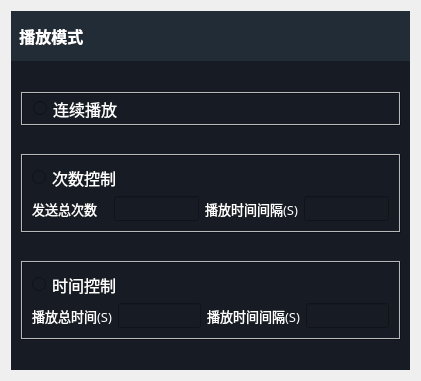
     <widget class="QFrame" name="frame_5">
      <property name="geometry">
       <rect>
        <x>300</x>
        <y>170</y>
        <width>421</width>
        <height>381</height>
       </rect>
      </property>
      <property name="frameShape">
       <enum>QFrame::NoFrame</enum>
      </property>
      <property name="frameShadow">
       <enum>QFrame::Sunken</enum>
      </property>
      <property name="lineWidth">
       <number>1</number>
      </property>
      <property name="midLineWidth">
       <number>0</number>
      </property>
      <layout class="QVBoxLayout" name="verticalLayout_4">
       <property name="spacing">
        <number>0</number>
       </property>
       <item>
        <widget class="QLabel" name="label_7">
         <property name="sizePolicy">
          <sizepolicy hsizetype="Preferred" vsizetype="Fixed">
           <horstretch>0</horstretch>
           <verstretch>0</verstretch>
          </sizepolicy>
         </property>
         <property name="minimumSize">
          <size>
           <width>0</width>
           <height>50</height>
          </size>
         </property>
         <property name="maximumSize">
          <size>
           <width>16777215</width>
           <height>50</height>
          </size>
         </property>
         <property name="font">
          <font>
           <family>微软雅黑</family>
           <pointsize>12</pointsize>
           <weight>75</weight>
           <bold>true</bold>
          </font>
         </property>
         <property name="styleSheet">
          <string notr="true">color:rgb(255, 255, 255);
background:rgb(34, 44, 54);</string>
         </property>
         <property name="text">
          <string>  播放模式</string>
         </property>
        </widget>
       </item>
       <item>
        <widget class="QWidget" name="widget_6" native="true">
         <property name="styleSheet">
          <string notr="true">background:rgb(22, 27, 36);</string>
         </property>
         <layout class="QVBoxLayout" name="verticalLayout_11">
          <item>
           <widget class="QFrame" name="frame3">
            <property name="sizePolicy">
             <sizepolicy hsizetype="Preferred" vsizetype="Fixed">
              <horstretch>0</horstretch>
              <verstretch>0</verstretch>
             </sizepolicy>
            </property>
            <property name="minimumSize">
             <size>
              <width>0</width>
              <height>30</height>
             </size>
            </property>
            <property name="maximumSize">
             <size>
              <width>16777215</width>
              <height>35</height>
             </size>
            </property>
            <property name="frameShape">
             <enum>QFrame::Box</enum>
            </property>
            <property name="frameShadow">
             <enum>QFrame::Raised</enum>
            </property>
            <property name="lineWidth">
             <number>1</number>
            </property>
            <property name="midLineWidth">
             <number>1</number>
            </property>
            <layout class="QHBoxLayout" name="horizontalLayout_11">
             <property name="leftMargin">
              <number>10</number>
             </property>
             <property name="topMargin">
              <number>5</number>
             </property>
             <property name="bottomMargin">
              <number>5</number>
             </property>
             <item>
              <widget class="QRadioButton" name="loopRadio">
               <property name="font">
                <font>
                 <family>微软雅黑</family>
                 <pointsize>12</pointsize>
                 <weight>50</weight>
                 <bold>false</bold>
                </font>
               </property>
               <property name="styleSheet">
                <string notr="true">color:rgb(255, 255, 255);

</string>
               </property>
               <property name="text">
                <string>连续播放</string>
               </property>
              </widget>
             </item>
            </layout>
           </widget>
          </item>
          <item>
           <widget class="QFrame" name="frame4">
            <property name="sizePolicy">
             <sizepolicy hsizetype="Preferred" vsizetype="Fixed">
              <horstretch>0</horstretch>
              <verstretch>0</verstretch>
             </sizepolicy>
            </property>
            <property name="minimumSize">
             <size>
              <width>0</width>
              <height>60</height>
             </size>
            </property>
            <property name="maximumSize">
             <size>
              <width>16777215</width>
              <height>80</height>
             </size>
            </property>
            <property name="frameShape">
             <enum>QFrame::Box</enum>
            </property>
            <property name="frameShadow">
             <enum>QFrame::Raised</enum>
            </property>
            <property name="lineWidth">
             <number>1</number>
            </property>
            <property name="midLineWidth">
             <number>1</number>
            </property>
            <layout class="QVBoxLayout" name="verticalLayout_10">
             <item>
              <widget class="QRadioButton" name="countRadio">
               <property name="font">
                <font>
                 <family>微软雅黑</family>
                 <pointsize>12</pointsize>
                 <weight>50</weight>
                 <bold>false</bold>
                </font>
               </property>
               <property name="styleSheet">
                <string notr="true">color:rgb(255, 255, 255);</string>
               </property>
               <property name="text">
                <string>次数控制</string>
               </property>
              </widget>
             </item>
             <item>
              <layout class="QHBoxLayout" name="horizontalLayout_12">
               <item>
                <widget class="QLabel" name="label_10">
                 <property name="font">
                  <font>
                   <family>微软雅黑</family>
                   <pointsize>10</pointsize>
                   <weight>50</weight>
                   <bold>false</bold>
                  </font>
                 </property>
                 <property name="styleSheet">
                  <string notr="true">color:rgb(255, 255, 255);</string>
                 </property>
                 <property name="text">
                  <string>发送总次数   </string>
                 </property>
                </widget>
               </item>
               <item>
                <widget class="QLineEdit" name="countEdit">
                 <property name="minimumSize">
                  <size>
                   <width>0</width>
                   <height>25</height>
                  </size>
                 </property>
                 <property name="styleSheet">
                  <string notr="true">color:rgb(255, 255, 255);</string>
                 </property>
                </widget>
               </item>
               <item>
                <widget class="QLabel" name="label_11">
                 <property name="font">
                  <font>
                   <family>微软雅黑</family>
                   <pointsize>10</pointsize>
                   <weight>50</weight>
                   <bold>false</bold>
                  </font>
                 </property>
                 <property name="styleSheet">
                  <string notr="true">color:rgb(255, 255, 255);</string>
                 </property>
                 <property name="text">
                  <string>播放时间间隔(S)</string>
                 </property>
                </widget>
               </item>
               <item>
                <widget class="QLineEdit" name="interval1Edit">
                 <property name="minimumSize">
                  <size>
                   <width>0</width>
                   <height>25</height>
                  </size>
                 </property>
                 <property name="styleSheet">
                  <string notr="true">color:rgb(255, 255, 255);</string>
                 </property>
                </widget>
               </item>
              </layout>
             </item>
            </layout>
           </widget>
          </item>
          <item>
           <widget class="QFrame" name="frame5">
            <property name="sizePolicy">
             <sizepolicy hsizetype="Preferred" vsizetype="Fixed">
              <horstretch>0</horstretch>
              <verstretch>0</verstretch>
             </sizepolicy>
            </property>
            <property name="minimumSize">
             <size>
              <width>0</width>
              <height>60</height>
             </size>
            </property>
            <property name="maximumSize">
             <size>
              <width>16777215</width>
              <height>80</height>
             </size>
            </property>
            <property name="frameShape">
             <enum>QFrame::Box</enum>
            </property>
            <property name="frameShadow">
             <enum>QFrame::Raised</enum>
            </property>
            <property name="lineWidth">
             <number>1</number>
            </property>
            <property name="midLineWidth">
             <number>1</number>
            </property>
            <layout class="QVBoxLayout" name="verticalLayout_5">
             <item>
              <widget class="QRadioButton" name="timeRadio">
               <property name="font">
                <font>
                 <family>微软雅黑</family>
                 <pointsize>12</pointsize>
                 <weight>50</weight>
                 <bold>false</bold>
                </font>
               </property>
               <property name="styleSheet">
                <string notr="true">color:rgb(255, 255, 255);</string>
               </property>
               <property name="text">
                <string>时间控制</string>
               </property>
              </widget>
             </item>
             <item>
              <layout class="QHBoxLayout" name="horizontalLayout_13">
               <item>
                <widget class="QLabel" name="label_12">
                 <property name="font">
                  <font>
                   <family>微软雅黑</family>
                   <pointsize>10</pointsize>
                   <weight>50</weight>
                   <bold>false</bold>
                  </font>
                 </property>
                 <property name="styleSheet">
                  <string notr="true">color:rgb(255, 255, 255);</string>
                 </property>
                 <property name="text">
                  <string>播放总时间(S)</string>
                 </property>
                </widget>
               </item>
               <item>
                <widget class="QLineEdit" name="timeEdit">
                 <property name="minimumSize">
                  <size>
                   <width>0</width>
                   <height>25</height>
                  </size>
                 </property>
                 <property name="styleSheet">
                  <string notr="true">color:rgb(255, 255, 255);</string>
                 </property>
                </widget>
               </item>
               <item>
                <widget class="QLabel" name="label_13">
                 <property name="font">
                  <font>
                   <family>微软雅黑</family>
                   <pointsize>10</pointsize>
                   <weight>50</weight>
                   <bold>false</bold>
                  </font>
                 </property>
                 <property name="styleSheet">
                  <string notr="true">color:rgb(255, 255, 255);</string>
                 </property>
                 <property name="text">
                  <string>播放时间间隔(S)</string>
                 </property>
                </widget>
               </item>
               <item>
                <widget class="QLineEdit" name="interval2Edit">
                 <property name="minimumSize">
                  <size>
                   <width>0</width>
                   <height>25</height>
                  </size>
                 </property>
                 <property name="styleSheet">
                  <string notr="true">color:rgb(255, 255, 255);</string>
                 </property>
                </widget>
               </item>
              </layout>
             </item>
            </layout>
           </widget>
          </item>
         </layout>
        </widget>
       </item>
      </layout>
     </widget>
